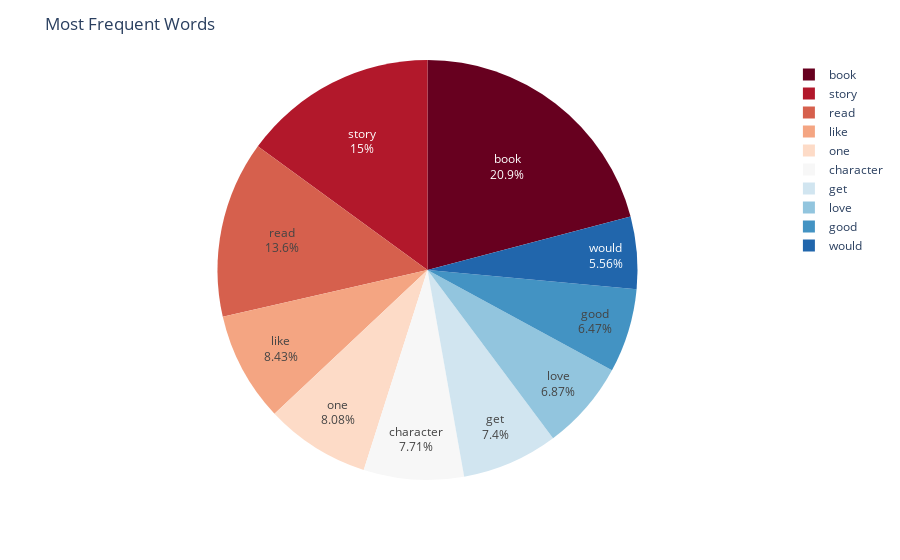

The code cell stored with this chart in its notebook:
### Code cell
fig = px.pie(data, values=c, names=w, color_discrete_sequence=px.colors.sequential.RdBu)
fig.update_traces(textposition='inside', textinfo='percent+label')
fig.update_layout(title="Most Frequent Words")
fig.show()

### Figure 1 — Plotly figure (JSON) as saved in the notebook; plotly's stock layout.template omitted (floating-point values rounded to 4 significant figures)
{"data": [{"domain": {"x": [0, 1], "y": [0, 1]}, "hovertemplate": "label=%{label}<br>value=%{value}<extra></extra>", "labels": ["book", "story", "read", "like", "one", "character", "get", "love", "good", "would"], "legendgroup": "", "name": "", "showlegend": true, "textinfo": "percent+label", "textposition": "inside", "type": "pie", "values": [15397, 11027, 10023, 6207, 5949, 5677, 5453, 5059, 4763, 4093]}], "layout": {"legend": {"tracegroupgap": 0}, "margin": {"t": 60}, "piecolorway": ["rgb(103,0,31)", "rgb(178,24,43)", "rgb(214,96,77)", "rgb(244,165,130)", "rgb(253,219,199)", "rgb(247,247,247)", "rgb(209,229,240)", "rgb(146,197,222)", "rgb(67,147,195)", "rgb(33,102,172)", "rgb(5,48,97)"], "title": {"text": "Most Frequent Words"}}}
